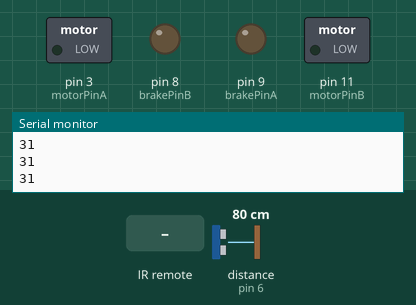
Simulated run of this sketch. Board: Arduino Uno, built with avr-gcc and run on an emulated ATmega328P. On the bench: switched loads named in the sketch (green lamp = pin HIGH), output pins drawn as LEDs (lit = HIGH), the last lines printed to the serial monitor. Wiring (inferred from the names in the program): ultrasonic range finder: trigger pin 6; echo pin 6. The test bench sets the inputs (shaded band); at power-on: distance to the obstacle (sensor on pin 6) 80 cm. The echo pulse lasts 58.3 µs per cm.

Above: at 1.2 s.
1.3 s: distance to the obstacle (sensor on pin 6) set to 9 cm
3.0 s: distance to the obstacle (sensor on pin 6) set to 6 cm
At 4.6 s:
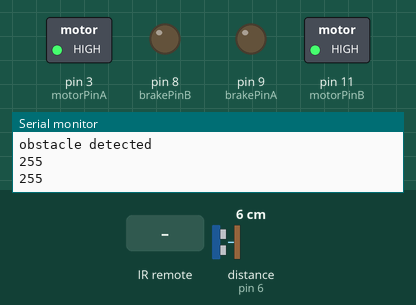
4.9 s: infrared code 0xFD807F received
6.8 s: infrared code 0xFDA05F received
At 7.63 s:
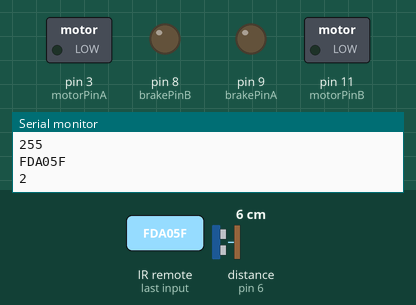
9.0 s: infrared code 0xFD20DF received
Timing chart, 0 to 12.0 s (numbered marks = the images above; inputs shaded):
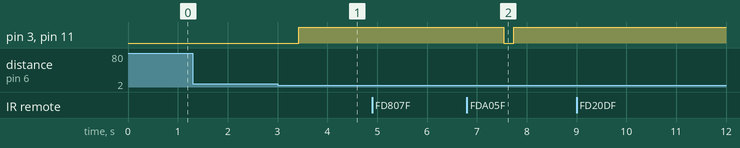

Measured:
- the behaviour switches between 8 and 7 cm on distance to the obstacle (sensor on pin 6) (found by bisection; images 0 and 1)
- after the input at 3.0 s, pin 3 (motorPinA), pin 11 (motorPinB): LOW → HIGH after 0.43 s
- after the input at 6.8 s, pin 3 (motorPinA), pin 11 (motorPinB): HIGH → LOW after 0.74 s, → HIGH 0.20 s later

The sketch:

four_button_control_single_speed_autonomous_class2_jam.ino
```cpp
// adds second motor and 2 button control
#include <IRremote.h>

// pin assignments
const int pingPin = 6; // need to set these
const int RECV_PIN = 4;
const int directionPinA = 12;
const int directionPinB = 13;
const int motorPinA = 3;
const int motorPinB = 11;
const int brakePinA = 9;
const int brakePinB = 8;

// hex code assigned to a button press
const long forward_button = 0xFD807F;  // uses 'VOL+' button
const long stop_button = 0xFDA05F;     // uses 'Play' button
const long reverse_button = 0xFD906F;  // uses 'VOL-' button
const long left_button = 0xFD20DF;     // uses 'prev' button
const long right_button = 0xFD609F;    // uses 'next' button
const long repeat = 0xFFFFFFFF;

// global vars
const int AFORWARD = LOW;
const int BFORWARD = HIGH;
IRrecv irrecv(RECV_PIN);
decode_results results;
long current_command = 0;
long previous_command = 0;

// speed is used globally for motion and steering
const int MAX_SPEED = 255; // use speed 255

// main class to represent our robot
class Robot
{
  private:
    int _lts; // left track speed
    int _rts; // right track speed
    int _ltd; // left track direction
    int _rtd; // right track direction
    void drive(int lts, int rts, int ltd, int rtd);

  public:
    Robot(int lts, int rts, int ltd, int rtd);
    void Stop(); // engage both brakes
    void DriveForward(); // both forward
    void DriveBackward(); // both backward
    void TurnLeft(); // opposite directions
    void TurnRight(); // opposite directions
};

// create a new robot
Robot tracky(0, 0, AFORWARD, BFORWARD); // our robot is named tracky

void setup()
{

  Serial.begin(9600);
  irrecv.enableIRIn(); // Start the receiver

  // setup channels A
  pinMode(motorPinA, OUTPUT); //Initiates Motor Channel A pin
  pinMode(brakePinA, OUTPUT); //Initiates Brake Channel A pin

  // setup Channel B
  pinMode(motorPinB, OUTPUT); //Initiates Motor Channel B pin
  pinMode(brakePinB, OUTPUT);  //Initiates Brake Channel B pin

  digitalWrite(brakePinA, LOW);   // disengage the Brake for channel A
  digitalWrite(brakePinB, LOW);   // disengage the brake for channel B

  // setup ports for ultrasonic sensor
  pinMode(pingPin, OUTPUT);
}

void loop()
{
   // test for obstacle
   int duration, inches=3;
   pinMode(pingPin, OUTPUT);          // Set pin to OUTPUT
   digitalWrite(pingPin, LOW);        // Ensure pin is low
   delayMicroseconds(2);
   digitalWrite(pingPin, HIGH);       // Start ranging
   delayMicroseconds(5);              //   with 5 microsecond burst
   digitalWrite(pingPin, LOW);        // End ranging
   pinMode(pingPin, INPUT);           // Set pin to INPUT
   duration = pulseIn(pingPin, HIGH); // Read echo pulse
   inches = duration / 74 / 2;        // Convert to inches
   Serial.println(inches);            // Display result
   delay(200);		             // Short delay

   if( inches < 3 && inches > 0)
     {
       Serial.println("obstacle detected");
       tracky.Stop();
       tracky.DriveBackward();
       delay(1000); // go backwards briefly
       tracky.TurnLeft();
       tracky.Stop();
       tracky.DriveForward();
     }
    delay(200);


  if (irrecv.decode(&results)) {   // results is an instance of a decode_results class, decode() returns an int
    Serial.println(results.value, HEX);

    if( results.value == repeat )
     {
       current_command = previous_command;
     }
    else
     {
       current_command = results.value;
       previous_command = current_command;
     }

    // channel A is the left motor as viewed from a "driver" viewpoint"
    // channel B is the right motor as viewed from a "driver" viewpoint"
    switch (current_command)
      {
       //Serial.println("in switch statement");
       case forward_button:
            tracky.DriveForward();
            break;
       case stop_button:
            tracky.Stop();
            break;
       case reverse_button:
            tracky.DriveBackward();
            break;
       case left_button:
            tracky.TurnLeft();
            break;
       case right_button:
            tracky.TurnRight();
            break;
      }
     irrecv.resume(); // Receive the next value
  }
}

Robot::Robot(int lts, int rts, int ltd, int rtd)
{
  _lts = lts;
  _rts = rts;
  _ltd = ltd;
  _rtd = rtd;
}

void Robot::drive(int lts, int rts, int ltd, int rtd)
{
  //Serial.println(lts);
  digitalWrite(directionPinA, ltd); // Establishes direction of Channel A
  //digitalWrite(brakePinA, LOW);   // Disengage the Brake for Channel A
  analogWrite(motorPinA, lts);    // Spins the motor on Channel A

  //Serial.println(rts);
  digitalWrite(directionPinB, rtd); // Establishes direction of Channel B
  //digitalWrite(brakePinB, LOW);   // Disengage the Brake for Channel B
  analogWrite(motorPinB, rts);   // Spins the motor on Channel B at full speed
}

void Robot::Stop()
{
  //Serial.println("Stop");
  //digitalWrite(brakePinA, HIGH);   // engage the Brake for channel A
  //digitalWrite(brakePinB, HIGH);   // engage the brake for channel B
  _lts = 0;
  _rts = 0;
  drive(_lts, _rts, _ltd, _rtd);

}

void Robot::DriveForward()
{
  //Serial.println("Forward");
  _lts = MAX_SPEED;
  _rts = MAX_SPEED;
  _ltd = AFORWARD;
  _rtd = BFORWARD;
  drive(_lts, _rts, _ltd, _rtd);
}

void Robot::DriveBackward()
{
  //Serial.println("Backwards");
  _lts = MAX_SPEED;
  _rts = MAX_SPEED;
  _ltd = !AFORWARD;
  _rtd = !BFORWARD;
  drive(_lts, _rts, _ltd, _rtd);
}

void Robot::TurnLeft()
{
  //Serial.println("Turn Left");
  Serial.println(_lts);
  Serial.println(_rts);
  // the robot does not have to be moving to turn, we will spin in place
  drive(MAX_SPEED, MAX_SPEED, !AFORWARD, BFORWARD); // drive the left track in the opposite direction
  delay(750);
  drive(_lts, _rts, _ltd, _rtd); // resume whatever we were doing when this function was called
 }

void Robot::TurnRight()
{
  //Serial.println("Turn Right");
  // the robot does not have to be moving to turn, we will spin in place
  drive(MAX_SPEED, MAX_SPEED, AFORWARD, !BFORWARD); // drive the left track in the opposite direction
  delay(500);
  drive(_lts, _rts, _ltd, _rtd); // resume whatever we were doing when this function was called
}
```
